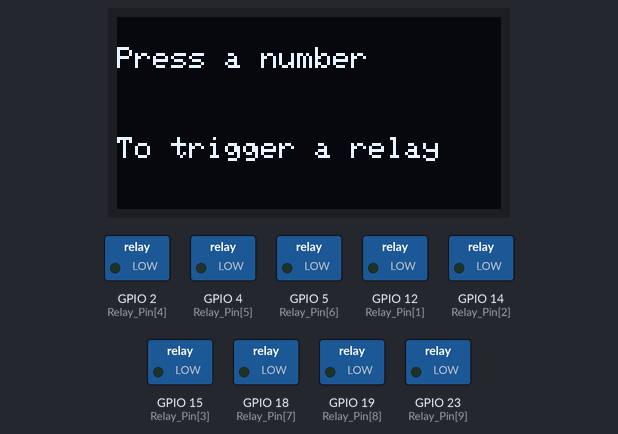
Simulated run of this program. Board: ESP32. Shown: 128×64 one-colour display, switched loads named in the program (green lamp = pin HIGH).

Above: at 0.1 s.

The program:

main.cpp
```cpp
//How to draw points and figures on an OLED Screen.
//First include this libs

#include <Arduino.h>
#include "main.h"


Adafruit_SSD1306 OLED(SCREEN_WIDTH, SCREEN_HEIGHT, &Wire, RESET_Pin); //Attach the OLED


void setup() {
  // put your setup code here, to run once:
  // We setup the OLED
  Serial.begin(115200);
  IrReceiver.begin(13, ENABLE_LED_FEEDBACK); // Start the receiver
  OLED.begin(SSD1306_SWITCHCAPVCC, 0x3C);   // Set the address of the OLED at 0x3C
  OLED.clearDisplay();  // Clear everything before the code
  for (int pin = 0; pin <10 ; pin++) {
    pinMode( Relay_Pin[pin], OUTPUT);
    // here, we have used for loop for initialization
   }
  pinMode(Relay_Pin[1], OUTPUT);
  // oled.begin(128, 64, sizeof(tiny4koled_init_128x64br), tiny4koled_init_128x64br);
  OLED.clearDisplay();
  OLED.setTextSize(1.5);
  OLED.setTextColor(WHITE);
  OLED.setCursor(0, 10);
  // Display static text
  OLED.println(F("Press a number"));
  OLED.setCursor(0, 40);
  OLED.println("To trigger a relay");
  OLED.display();
}

void loop() {
  // put your main code here, to run repeatedly:

   if (IrReceiver.decode()) {
     // Serial.println(results.value, HEX); // Print "old" raw data
      if((IrReceiver.decodedIRData.decodedRawData, HEX)==0x5DA2FF00){
       for(int i =0; i<10; i++){
         if(digitalRead( Relay_Pin[i])==0){
            digitalWrite( Relay_Pin[i], HIGH);
            OLED.clearDisplay();
            OLED.setTextSize(2);
            OLED.setTextColor(WHITE);
            OLED.setCursor(15, 15);
            OLED.println("All ON!");
            OLED.display();
         }
        else if(digitalRead( Relay_Pin[i])==1){
           digitalWrite( Relay_Pin[i], LOW);
            OLED.clearDisplay();
            OLED.setTextSize(2);
            OLED.setTextColor(WHITE);
            OLED.setCursor(15, 15);
            OLED.println("All OFF!");
            OLED.display();
         }
       }
  // Button 0
      }
      if((IrReceiver.decodedIRData.decodedRawData, HEX)==0x9768FF00){

          if(digitalRead( Relay_Pin[0])==0){
            digitalWrite( Relay_Pin[0], HIGH);
            // Draw a filled circle
            OLED.clearDisplay();
            OLED.fillCircle(64, 32, 20, WHITE);
            OLED.display();
          }
         // Draw a single white pixel at (x, y)
          else if(digitalRead( Relay_Pin[0])==1){
            digitalWrite( Relay_Pin[0], LOW);
            // Draw an empty circle
            OLED.clearDisplay();
            OLED.drawCircle(64, 32, 20, WHITE);
            OLED.display();
          }
      // Button 1
      }
      if((IrReceiver.decodedIRData.decodedRawData, HEX)==0xCF30FF00){

          if(digitalRead( Relay_Pin[1])==0){
            digitalWrite( Relay_Pin[1], HIGH);
            // Draw a filled circle
            OLED.clearDisplay();
            OLED.fillCircle(64, 32, 20, WHITE);
            OLED.display();
          }
         // Draw a single white pixel at (x, y)
          else if(digitalRead( Relay_Pin[1])==1){
            digitalWrite( Relay_Pin[1], LOW);
            // Draw an empty circle
            OLED.clearDisplay();
            OLED.drawCircle(64, 32, 20, WHITE);
            OLED.display();
          }
      }
      // Button 2
      if((IrReceiver.decodedIRData.decodedRawData, HEX)==0xE718FF00){

          if(digitalRead( Relay_Pin[2])==0){
            digitalWrite( Relay_Pin[2], HIGH);
            // Draw a filled circle
            OLED.clearDisplay();
            OLED.fillCircle(64, 32, 20, WHITE);
            OLED.display();
          }
         // Draw a single white pixel at (x, y)
          else if(digitalRead( Relay_Pin[2])==1){
            digitalWrite( Relay_Pin[2], LOW);
            // Draw an empty circle
            OLED.clearDisplay();
            OLED.drawCircle(64, 32, 20, WHITE);
            OLED.display();
          }
      }
      //Button Number 3
      if((IrReceiver.decodedIRData.decodedRawData, HEX)==0x857AFF00){
        if(digitalRead( Relay_Pin[3])==0){
            digitalWrite( Relay_Pin[3], HIGH);
            // Draw a filled circle
            OLED.clearDisplay();
            OLED.fillCircle(64, 32, 20, WHITE);
            OLED.display();
          }
         // Draw a single white pixel at (x, y)
          else if(digitalRead( Relay_Pin[3])==1){
            digitalWrite( Relay_Pin[3], LOW);
            // Draw an empty circle
            OLED.clearDisplay();
            OLED.drawCircle(64, 32, 20, WHITE);
            OLED.display();
          }
      }
  // Button Number 4

       if((IrReceiver.decodedIRData.decodedRawData, HEX)==0xEF10FF00){
       if(digitalRead( Relay_Pin[4])==0){
            digitalWrite( Relay_Pin[4], HIGH);
            // Draw a filled circle
            OLED.clearDisplay();
            OLED.fillCircle(64, 32, 20, WHITE);
            OLED.display();
          }
         // Draw a single white pixel at (x, y)
          else if(digitalRead( Relay_Pin[4])==1){
            digitalWrite( Relay_Pin[4], LOW);
            //Turn OFF and Draw an empty circle
            OLED.clearDisplay();
            OLED.drawCircle(64, 32, 20, WHITE);
            OLED.display();
          }
      }
  // Button Number 5
       if((IrReceiver.decodedIRData.decodedRawData, HEX)==0xC738FF00){

        if(digitalRead( Relay_Pin[5])==0){
            digitalWrite( Relay_Pin[5], HIGH);
            // Draw a filled circle
            OLED.clearDisplay();
            OLED.fillCircle(64, 32, 20, WHITE);
            OLED.display();
          }
         // Turn Off and draw an empty circle
          else if(digitalRead( Relay_Pin[5])==1){
            digitalWrite( Relay_Pin[5], LOW);
            // Draw an empty circle
            OLED.clearDisplay();
            OLED.drawCircle(64, 32, 20, WHITE);
            OLED.display();
          }
       }
      // Button number 6
      if((IrReceiver.decodedIRData.decodedRawData, HEX)==0xA55AFF00){

        if(digitalRead( Relay_Pin[6])==0){
            digitalWrite( Relay_Pin[6], HIGH);
            // Draw a filled circle
            OLED.clearDisplay();
            OLED.fillCircle(64, 32, 20, WHITE);
            OLED.display();
          }
         // Draw a single white pixel at (x, y)
          else if(digitalRead( Relay_Pin[6])==1){
            digitalWrite( Relay_Pin[6], LOW);
            // Draw an empty circle
            OLED.clearDisplay();
            OLED.drawCircle(64, 32, 20, WHITE);
            OLED.display();
          }

      }
  // Button Number 7
      if((IrReceiver.decodedIRData.decodedRawData, HEX)==0xBD42FF00){
       if(digitalRead( Relay_Pin[7])==0){
            digitalWrite( Relay_Pin[7], HIGH);
            // Draw a filled circle
            OLED.clearDisplay();
            OLED.fillCircle(64, 32, 20, WHITE);
            OLED.display();
          }
         // Draw a single white pixel at (x, y)
          else if(digitalRead( Relay_Pin[7])==1){
            digitalWrite( Relay_Pin[7], LOW);
            // Draw an empty circle
            OLED.clearDisplay();
            OLED.drawCircle(64, 32, 20, WHITE);
            OLED.display();
          }
      }
  // Button Number 8
      if((IrReceiver.decodedIRData.decodedRawData, HEX)==0xB54AFF00){
       if(digitalRead( Relay_Pin[8])==0){
            digitalWrite( Relay_Pin[8], HIGH);
            // Draw a filled circle
            OLED.clearDisplay();
            OLED.fillCircle(64, 32, 20, WHITE);
            OLED.display();
          }
         // Draw a single white pixel at (x, y)
          else if(digitalRead( Relay_Pin[8])==1){
            digitalWrite( Relay_Pin[8], LOW);
            // Draw an empty circle
            OLED.clearDisplay();
            OLED.drawCircle(64, 32, 20, WHITE);
            OLED.display();
          }
      }
  // Button Number 9
      if((IrReceiver.decodedIRData.decodedRawData, HEX)==0xAD52FF00){
       if(digitalRead( Relay_Pin[9])==0){
            digitalWrite( Relay_Pin[9], HIGH);
            // Draw a filled circle
            OLED.clearDisplay();
            OLED.fillCircle(64, 32, 20, WHITE);
            OLED.display();
          }
         // Draw a single white pixel at (x, y)
          else if(digitalRead( Relay_Pin[9])==1){
            digitalWrite( Relay_Pin[9], LOW);
            // Draw an empty circle
            OLED.clearDisplay();
            OLED.drawCircle(64, 32, 20, WHITE);
            OLED.display();
          }
      }

/*
 // The Foward Button
      if(results.value==0X23FCB924){

         if(digitalRead( Relay_Pin[0])==0){
            digitalWrite( Relay_Pin[pin++], HIGH);
            OLED.clearDisplay();
            OLED.setTextSize(2);
            OLED.setTextColor(WHITE);
            OLED.setCursor(15, 15);
            OLED.println("All ON!");
            OLED.display();
         }
        else if(digitalRead( Relay_Pin[pin])==1){
           digitalWrite( Relay_Pin[pin++], LOW);
            OLED.clearDisplay();
            OLED.setTextSize(2);
            OLED.setTextColor(WHITE);
            OLED.setCursor(15, 15);
            OLED.println("All OFF!");
            OLED.display();
         }

      }

 // Backwrd button
     if(results.value==0X710E7FC0){

         if(digitalRead( Relay_Pin[])==0){
            digitalWrite( Relay_Pin[pin--], HIGH);
            OLED.clearDisplay();
            OLED.setTextSize(2);
            OLED.setTextColor(WHITE);
            OLED.setCursor(15, 15);
            OLED.println("All ON!");
            OLED.display();
         }
        else if(digitalRead( Relay_Pin[pin])==1){
           digitalWrite( Relay_Pin[pin--], LOW);
            OLED.clearDisplay();
            OLED.setTextSize(2);
            OLED.setTextColor(WHITE);
            OLED.setCursor(15, 15);
            OLED.println("All OFF!");
            OLED.display();
         }

      }

*/

       IrReceiver.resume(); // Enable receiving of the next value
   }

}
```

globalConst.h
```cpp
#ifndef GLOBALCONST_H
#define GLOBALCONST_H
#include <Arduino.h>
// Define the params of the OLED
#define SCREEN_WIDTH 128
//Set the Height of the OLED SCREEN
#define SCREEN_HEIGHT 64
// the reset pin of the OLED
#define RESET_Pin -1
// the pin of the IR remote
# define Receiver_Remote_Pin 34
// the LED Pin for the relay
int      Relay_Pin[10] ={13, 12, 14, 15, 2, 4, 5, 18, 19, 23};
#endif
```

main.h
```cpp
/*
The header file of Main.cpp
 */

#ifndef MAIN_H
#define MAIN_H

#include <Arduino.h>
#include "globalConst.h"
#include <Wire.h>                   // For IIC communication with the OLED
#include <Adafruit_GFX.h>           // OLED librairy for UI and display
#include <Adafruit_SSD1306.h>
#include<IRremote.h>               // For IR remote (sender and receiver)

#endif
```
